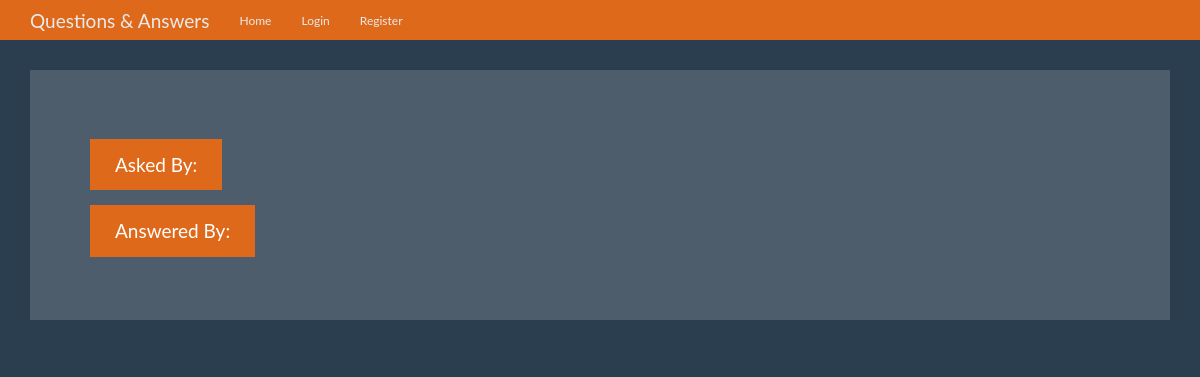
The app's page /question/7, older data.
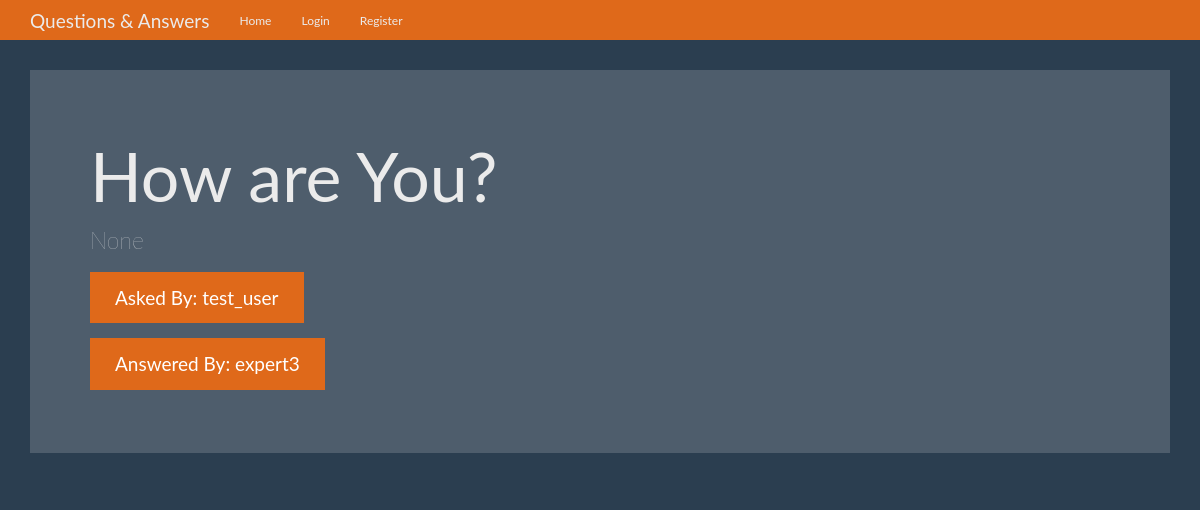
The same page, newer data.
### tables this page shows
CREATE TABLE questions (
    id INTEGER PRIMARY KEY AUTOINCREMENT,
    question_text TEXT NOT NULL,
    answer_text TEXT,
    asked_by_id INTEGER NOT NULL,
    expert_id INTEGER NOT NULL
);

CREATE TABLE users (
    id INTEGER PRIMARY KEY AUTOINCREMENT,
    name TEXT NOT NULL,
    password TEXT NOT NULL,
    expert BOOLEAN NOT NULL,
    admin BOOLEAN NOT NULL
);

### app.py (the view)
@app.route('/question/<question_id>')
def question(question_id):
    user = get_current_user()
    db = get_db()
    question_cur = db.execute('SELECT questions.question_text, questions.answer_text, askers.name AS asker_name, experts.name AS expert_name FROM questions JOIN users AS askers ON askers.id = questions.asked_by_id JOIN users AS experts ON experts.id = questions.expert_id WHERE questions.id = ?', [question_id])
    question = question_cur.fetchone()
    return render_template('question.html', user=user, question=question)

### app.py (called while the page is built)
def get_current_user():
    user_result = None
    if 'user' in session:
        user = session['user']
        db = get_db()
        user_query = db.execute('SELECT id, name, password, expert, admin FROM users WHERE name = ?', [user])
        user_result = user_query.fetchone()
    return user_result

### database.py (called while the page is built)
def connect_db():
    sql = sqlite3.connect('questions.db')
    sql.row_factory = sqlite3.Row
    return sql

def get_db():
    if not hasattr(g, 'sqlite_db'):
        g.sqlite_db = connect_db()
    return g.sqlite_db

### templates/question.html (shortened to what this page needs)
{% extends 'base.html' %}
{% from 'show_links.html' import show_links %}
{% block nav %}
{{ show_links(user) }}
{% endblock nav %}
{% block body %}
      <div class="jumbotron">
        <h1>{{ question['question_text'] }}</h1>
        <p>{{ question['answer_text'] }}</p>
        <p><a class="btn btn-primary btn-lg">Asked By: {{ question['asker_name'] }}</a></p>
        <p><a class="btn btn-primary btn-lg">Answered By: {{ question['expert_name'] }}</a></p>
      </div>
{% endblock body %}

Row changes from the older to the newer data that the page shows:
added questions: question_text "How are You?"
now on this page (row unchanged): users: asker_name "test_user"
now on this page (row unchanged): users: expert_name "expert3"
Text that changed along with them:
{{ question['answer_text'] }}: (not shown) → "None"
